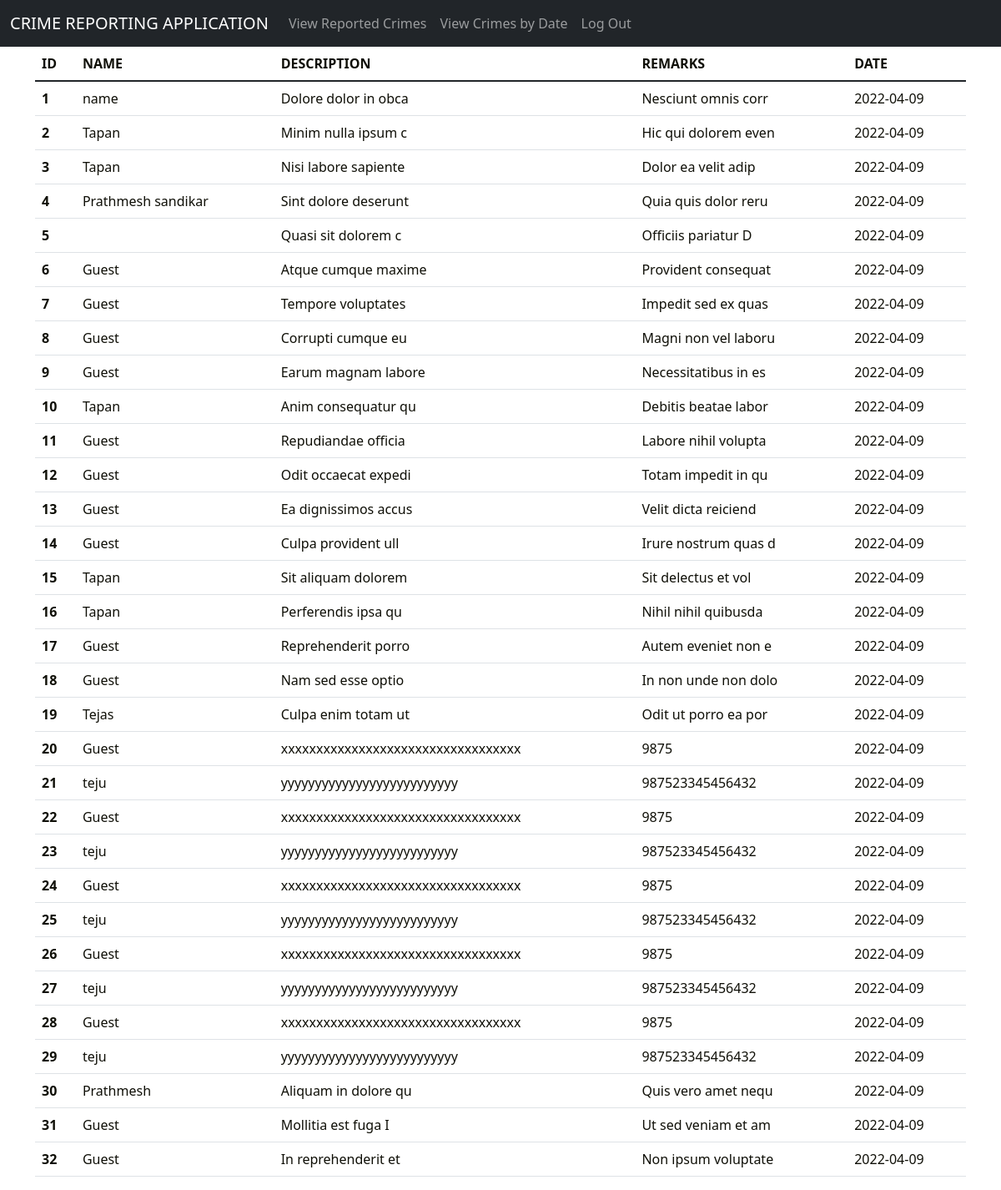
/view-crimes, run on the app's committed database.
### tables this page shows
CREATE TABLE REPORTS(
                            ID INTEGER PRIMARY KEY AUTOINCREMENT,
                            NAME TEXT DEFAULT "Guest" NOT NULL,
                            DESCRIPTION TEXT,
                            REMARKS TEXT,
                            DATE TEXT );

### main.py (the view)
@app.route("/view-crimes")
def View():
    cursor.execute("SELECT * FROM REPORTS")
    result = cursor.fetchall()
    return render_template("view_crimes.html", crimes=result)

### Templates/view_crimes.html (shortened to what this page needs)
{% extends "base_admin.html"%}
{% block content %}
    <div class="container">
        <div class="row">
            <div class="col col-12 col-sm-12 col-md-12 col-lg-12 col-xl-12 col-xxl-12">
                <table class="table table-hover">
                    <thead>
                      <tr>
                        <th scope="col" style="color:rgb(15, 15, 7)" class="font-weight-bold">ID</th>
                            <th scope="col" style="color:rgb(15, 15, 7)" class="font-weight-bold">NAME</th>
                            <th scope="col" style="color:rgb(15, 15, 7)" class="font-weight-bold">DESCRIPTION</th>
                            <th scope="col" style="color:rgb(15, 15, 7)" class="font-weight-bold">REMARKS</th>
                            <th scope="col" style="color:rgb(15, 15, 7)" class="font-weight-bold">DATE</th>
                      </tr>
                    </thead>
                    <tbody>
                     {% for row in crimes %}
                        <tr>
                            <th scope="row" style="color:rgb(15, 15, 7)" class="font-weight-bold">{{row[0] }}</th>
                            <td style="color:rgb(15, 15, 7)" class="font-weight-bold">{{ row[1] }}</td>
                            <td style="color:rgb(15, 15, 7)" class="font-weight-bold">{{ row[2] }}</td>
                            <td style="color:rgb(15, 15, 7)" class="font-weight-bold">{{ row[3] }}</td>
                            <td style="color:rgb(15, 15, 7)" class="font-weight-bold">{{ row[4] }}</td>
                        </tr>
                     {% endfor %}
                    </tbody>
            </div>
        </div>
    </div>
{% endblock %}

### Templates/base_admin.html (shortened to what this page needs)
<!DOCTYPE html>
<html lang="en">
<link href="https://cdn.jsdelivr.net/npm/bootstrap@5.1.3/dist/css/bootstrap.min.css" rel="stylesheet">
<head>
</head>
<body>
  <nav class="navbar navbar-expand-lg navbar-dark bg-dark">
    <div class="container-fluid">
      <a class="navbar-brand" href="/">CRIME REPORTING APPLICATION</a>
      <div class="collapse navbar-collapse" id="navbarNav">
        <ul class="navbar-nav">
          <li class="nav-item">
            <a class="nav-link" href="/view-crimes">View Reported Crimes</a>
          </li>
          <li class="nav-item">
            <a class="nav-link" href="/viewcrimes-date">View Crimes by Date</a>
          </li>
          <li class="nav-item">
            <a class="nav-link" href="/logout-user">Log Out</a>
          </li>
        </ul>
      </div>
    </div>
  </nav>
      {% block content %}
      {% endblock %}
</body>
</html>

### data on the page
REPORTS: ID "1", NAME "name", DESCRIPTION "Dolore dolor in obca", REMARKS "Nesciunt omnis corr", DATE "2022-04-09"
REPORTS: ID "2", NAME "Tapan", DESCRIPTION "Minim nulla ipsum c", REMARKS "Hic qui dolorem even", DATE "2022-04-09"
REPORTS: ID "3", NAME "Tapan", DESCRIPTION "Nisi labore sapiente", REMARKS "Dolor ea velit adip", DATE "2022-04-09"
REPORTS: ID "4", NAME "Prathmesh sandikar", DESCRIPTION "Sint dolore deserunt", REMARKS "Quia quis dolor reru", DATE "2022-04-09"
REPORTS: ID "5", DESCRIPTION "Quasi sit dolorem c", REMARKS "Officiis pariatur D", DATE "2022-04-09"
REPORTS: ID "6", NAME "Guest", DESCRIPTION "Atque cumque maxime", REMARKS "Provident consequat", DATE "2022-04-09"
REPORTS: ID "7", NAME "Guest", DESCRIPTION "Tempore voluptates", REMARKS "Impedit sed ex quas", DATE "2022-04-09"
REPORTS: ID "8", NAME "Guest", DESCRIPTION "Corrupti cumque eu", REMARKS "Magni non vel laboru", DATE "2022-04-09"
REPORTS: ID "9", NAME "Guest", DESCRIPTION "Earum magnam labore", REMARKS "Necessitatibus in es", DATE "2022-04-09"
REPORTS: ID "10", NAME "Tapan", DESCRIPTION "Anim consequatur qu", REMARKS "Debitis beatae labor", DATE "2022-04-09"
REPORTS: ID "11", NAME "Guest", DESCRIPTION "Repudiandae officia", REMARKS "Labore nihil volupta", DATE "2022-04-09"
REPORTS: ID "12", NAME "Guest", DESCRIPTION "Odit occaecat expedi", REMARKS "Totam impedit in qu", DATE "2022-04-09"
REPORTS: ID "13", NAME "Guest", DESCRIPTION "Ea dignissimos accus", REMARKS "Velit dicta reiciend", DATE "2022-04-09"
REPORTS: ID "14", NAME "Guest", DESCRIPTION "Culpa provident ull", REMARKS "Irure nostrum quas d", DATE "2022-04-09"
REPORTS: ID "15", NAME "Tapan", DESCRIPTION "Sit aliquam dolorem", REMARKS "Sit delectus et vol", DATE "2022-04-09"
REPORTS: ID "16", NAME "Tapan", DESCRIPTION "Perferendis ipsa qu", REMARKS "Nihil nihil quibusda", DATE "2022-04-09"
REPORTS: ID "17", NAME "Guest", DESCRIPTION "Reprehenderit porro", REMARKS "Autem eveniet non e", DATE "2022-04-09"
REPORTS: ID "18", NAME "Guest", DESCRIPTION "Nam sed esse optio", REMARKS "In non unde non dolo", DATE "2022-04-09"
REPORTS: ID "19", NAME "Tejas", DESCRIPTION "Culpa enim totam ut", REMARKS "Odit ut porro ea por", DATE "2022-04-09"
REPORTS: ID "20", NAME "Guest", DESCRIPTION "xxxxxxxxxxxxxxxxxxxxxxxxxxxxxxxxxx", REMARKS "9875", DATE "2022-04-09"
REPORTS: ID "21", NAME "teju", DESCRIPTION "yyyyyyyyyyyyyyyyyyyyyyyyyy", REMARKS "987523345456432", DATE "2022-04-09"
REPORTS: ID "22", NAME "Guest", DESCRIPTION "xxxxxxxxxxxxxxxxxxxxxxxxxxxxxxxxxx", REMARKS "9875", DATE "2022-04-09"
REPORTS: ID "23", NAME "teju", DESCRIPTION "yyyyyyyyyyyyyyyyyyyyyyyyyy", REMARKS "987523345456432", DATE "2022-04-09"
REPORTS: ID "24", NAME "Guest", DESCRIPTION "xxxxxxxxxxxxxxxxxxxxxxxxxxxxxxxxxx", REMARKS "9875", DATE "2022-04-09"
REPORTS: ID "25", NAME "teju", DESCRIPTION "yyyyyyyyyyyyyyyyyyyyyyyyyy", REMARKS "987523345456432", DATE "2022-04-09"
REPORTS: ID "26", NAME "Guest", DESCRIPTION "xxxxxxxxxxxxxxxxxxxxxxxxxxxxxxxxxx", REMARKS "9875", DATE "2022-04-09"
REPORTS: ID "27", NAME "teju", DESCRIPTION "yyyyyyyyyyyyyyyyyyyyyyyyyy", REMARKS "987523345456432", DATE "2022-04-09"
REPORTS: ID "28", NAME "Guest", DESCRIPTION "xxxxxxxxxxxxxxxxxxxxxxxxxxxxxxxxxx", REMARKS "9875", DATE "2022-04-09"
REPORTS: ID "29", NAME "teju", DESCRIPTION "yyyyyyyyyyyyyyyyyyyyyyyyyy", REMARKS "987523345456432", DATE "2022-04-09"
REPORTS: ID "30", NAME "Prathmesh", DESCRIPTION "Aliquam in dolore qu", REMARKS "Quis vero amet nequ", DATE "2022-04-09"
REPORTS: ID "31", NAME "Guest", DESCRIPTION "Mollitia est fuga I", REMARKS "Ut sed veniam et am", DATE "2022-04-09"
REPORTS: ID "32", NAME "Guest", DESCRIPTION "In reprehenderit et", REMARKS "Non ipsum voluptate", DATE "2022-04-09"
